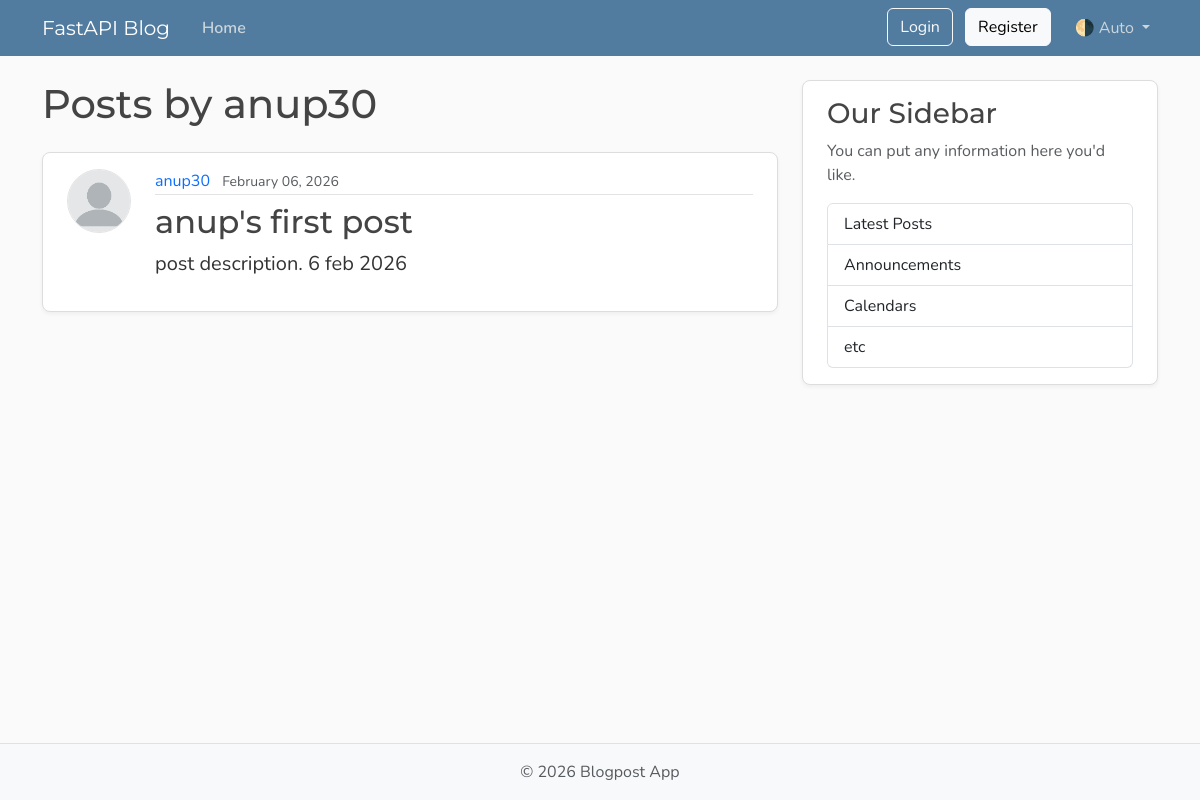
Before: /users/1/posts with the older database file.
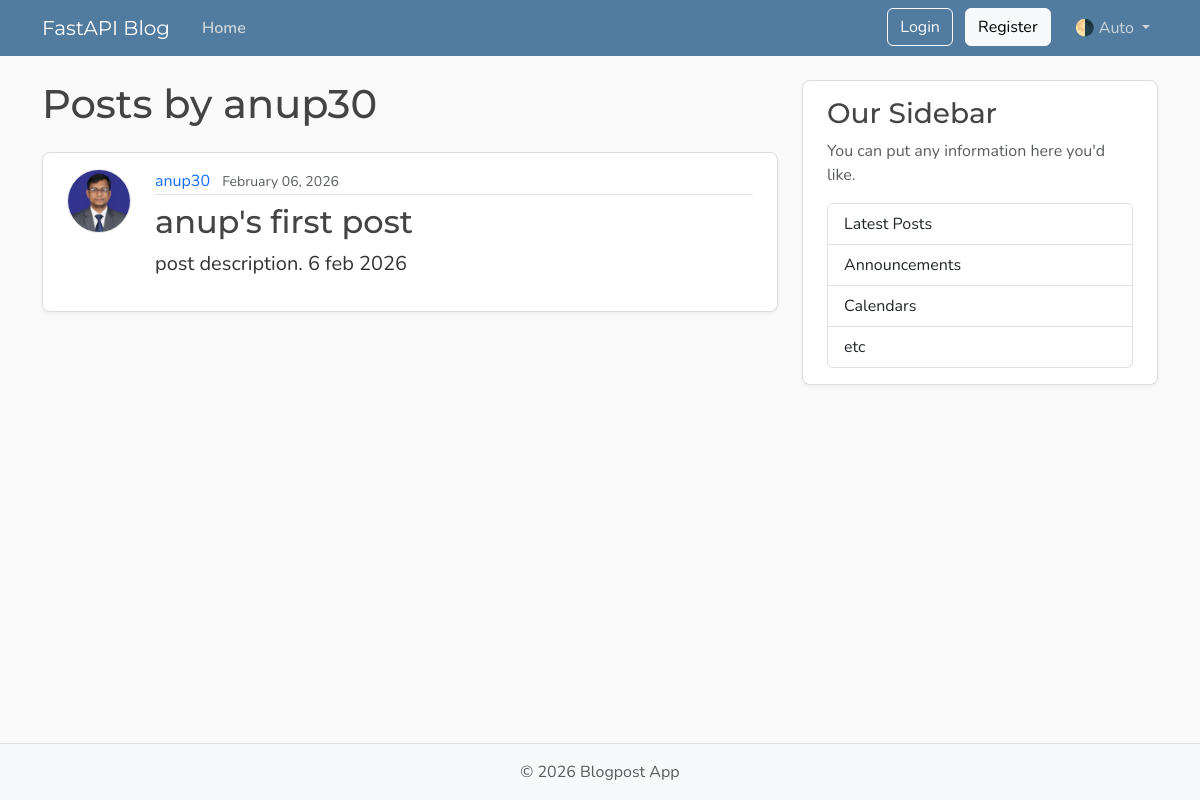
After: the same page with the newer database file.
### models.py (models this page shows, shortened)
class Post(Base):
    __tablename__ = "posts"
    id: Mapped[int] = mapped_column(Integer, primary_key=True, index=True)
    title: Mapped[str] = mapped_column(String(100), nullable=False)
    content: Mapped[str] = mapped_column(Text, nullable=False)
    user_id: Mapped[int] = mapped_column(
        ForeignKey("users.id"),
        nullable=False,
        index=True,
    )
    date_posted: Mapped[datetime] = mapped_column(
        DateTime(timezone=True),
        default=lambda: datetime.now(UTC),
    )
    author: Mapped[User] = relationship(back_populates="posts")

class User(Base):
    __tablename__ = "users"
    id: Mapped[int] = mapped_column(Integer, primary_key=True, index=True)
    username: Mapped[str] = mapped_column(String(50), unique=True, nullable=False)
    email: Mapped[str] = mapped_column(String(120), unique=True, nullable=False)
    password_hash: Mapped[str] = mapped_column(String(128), nullable=False)
    image_file: Mapped[str | None] = mapped_column(
        String(200),
        nullable=True,
        default=None,
    )
    posts: Mapped[list[Post]] = relationship(
        back_populates="author",
        cascade="all, delete-orphan",
    )

### main.py (the view)
@app.get("/users/{user_id}/posts", include_in_schema=False, name="user_posts")
async def user_posts_page(
    request: Request,
    user_id: int,
    db: Annotated[AsyncSession, Depends(get_db)],
):
    result = await db.execute(select(models.User).where(models.User.id == user_id))
    user = result.scalars().first()
    if not user:
        raise HTTPException(
            status_code=status.HTTP_404_NOT_FOUND,
            detail="User not found",
        )
    result = await db.execute(
        select(models.Post)
        .options(selectinload(models.Post.author))
        .where(models.Post.user_id == user_id).order_by(models.Post.date_posted.desc()),
    )
    posts = result.scalars().all()
    return templates.TemplateResponse(
        request,
        "user_posts.html",
        {"posts": posts, "user": user, "title": f"{user.username}'s Posts"},
    )

### templates/user_posts.html
{% extends "layout.html" %}
{% block content %}
    <h1 class="mb-4">Posts by {{ user.username }}</h1>
    {% for post in posts %}
        <article class="content-section py-3 px-4 mb-4">
            <div class="d-flex align-items-start gap-4">
                <img class="rounded-circle article-img flex-shrink-0"
                     src="{{ post.author.image_path }}"
                     alt="{{ post.author.username }}'s profile picture"
                     width="64"
                     height="64"
                     loading="lazy">
                <div class="flex-grow-1">
                    <div class="article-metadata mb-2">
                        <a class="me-2"
                           href="{{ url_for('user_posts', user_id=post.author.id) }}">{{ post.author.username }}</a>
                        <small class="text-body-secondary">{{ post.date_posted.strftime("%B %d, %Y") }}</small>
                    </div>
                    <h2>
                        <a class="article-title"
                           href="{{ url_for('post_page', post_id=post.id) }}">{{ post.title }}</a>
                    </h2>
                    <p class="article-content">{{ post.content }}</p>
                </div>
            </div>
        </article>
    {% else %}
        <p class="text-body-secondary">No posts by this user yet.</p>
    {% endfor %}
{% endblock content %}

Changed rows visible on the page:
changed through a linked row, Post "anup's first post": author.image_path: picture added in place of a placeholder
